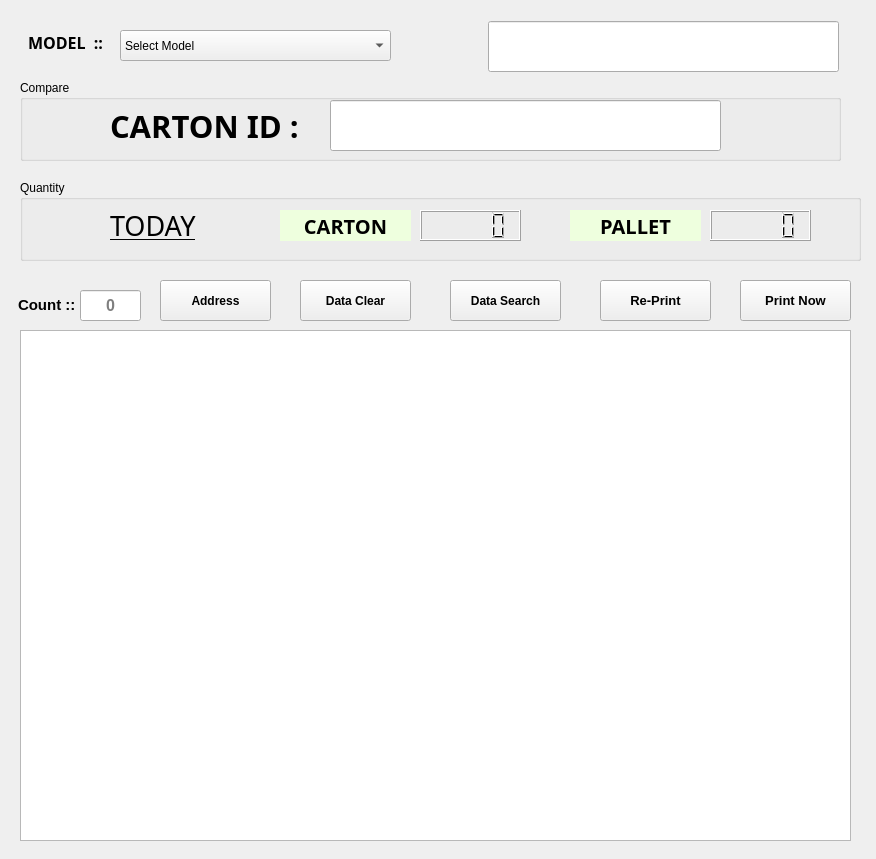
<?xml version="1.0" encoding="UTF-8"?>
<ui version="4.0">
 <class>Dialog</class>
 <widget class="QDialog" name="Dialog">
  <property name="geometry">
   <rect>
    <x>0</x>
    <y>0</y>
    <width>876</width>
    <height>859</height>
   </rect>
  </property>
  <property name="windowTitle">
   <string>Dialog</string>
  </property>
  <property name="windowIcon">
   <iconset>
    <normaloff>C:/Users/user/Pictures/pallet.png</normaloff>C:/Users/user/Pictures/pallet.png</iconset>
  </property>
  <widget class="QLabel" name="label">
   <property name="geometry">
    <rect>
     <x>28</x>
     <y>32</y>
     <width>91</width>
     <height>21</height>
    </rect>
   </property>
   <property name="font">
    <font>
     <family>Arial Black</family>
     <pointsize>12</pointsize>
     <weight>75</weight>
     <bold>true</bold>
    </font>
   </property>
   <property name="text">
    <string>MODEL  ::</string>
   </property>
  </widget>
  <widget class="QLineEdit" name="edit_ChoicedModel">
   <property name="geometry">
    <rect>
     <x>488</x>
     <y>21</y>
     <width>351</width>
     <height>51</height>
    </rect>
   </property>
   <property name="font">
    <font>
     <family>Arial</family>
     <pointsize>24</pointsize>
     <weight>75</weight>
     <bold>true</bold>
    </font>
   </property>
   <property name="alignment">
    <set>Qt::AlignCenter</set>
   </property>
   <property name="readOnly">
    <bool>true</bool>
   </property>
  </widget>
  <widget class="QComboBox" name="combo_ModelList">
   <property name="geometry">
    <rect>
     <x>120</x>
     <y>30</y>
     <width>271</width>
     <height>31</height>
    </rect>
   </property>
   <item>
    <property name="text">
     <string>Select Model</string>
    </property>
   </item>
  </widget>
  <widget class="QGroupBox" name="groupBox_2">
   <property name="geometry">
    <rect>
     <x>20</x>
     <y>180</y>
     <width>841</width>
     <height>81</height>
    </rect>
   </property>
   <property name="font">
    <font>
     <family>Arial</family>
    </font>
   </property>
   <property name="title">
    <string>Quantity</string>
   </property>
   <widget class="QLabel" name="label_4">
    <property name="geometry">
     <rect>
      <x>90</x>
      <y>30</y>
      <width>101</width>
      <height>31</height>
     </rect>
    </property>
    <property name="font">
     <font>
      <family>헤드라인</family>
      <pointsize>20</pointsize>
      <weight>50</weight>
      <bold>false</bold>
      <underline>true</underline>
     </font>
    </property>
    <property name="text">
     <string>TODAY</string>
    </property>
   </widget>
   <widget class="QLCDNumber" name="lcd_TodayCarton">
    <property name="geometry">
     <rect>
      <x>400</x>
      <y>30</y>
      <width>101</width>
      <height>31</height>
     </rect>
    </property>
   </widget>
   <widget class="QLCDNumber" name="lcd_TodayPallet">
    <property name="geometry">
     <rect>
      <x>690</x>
      <y>30</y>
      <width>101</width>
      <height>31</height>
     </rect>
    </property>
   </widget>
   <widget class="QLabel" name="label_8">
    <property name="geometry">
     <rect>
      <x>260</x>
      <y>30</y>
      <width>131</width>
      <height>31</height>
     </rect>
    </property>
    <property name="font">
     <font>
      <family>맑은 고딕</family>
      <pointsize>15</pointsize>
      <weight>75</weight>
      <bold>true</bold>
     </font>
    </property>
    <property name="styleSheet">
     <string notr="true">background-color:rgb(238, 255, 222);
color:black;</string>
    </property>
    <property name="text">
     <string>CARTON</string>
    </property>
    <property name="alignment">
     <set>Qt::AlignCenter</set>
    </property>
   </widget>
   <widget class="QLabel" name="label_9">
    <property name="geometry">
     <rect>
      <x>550</x>
      <y>30</y>
      <width>131</width>
      <height>31</height>
     </rect>
    </property>
    <property name="font">
     <font>
      <family>맑은 고딕</family>
      <pointsize>15</pointsize>
      <weight>75</weight>
      <bold>true</bold>
     </font>
    </property>
    <property name="styleSheet">
     <string notr="true">background-color:rgb(238, 255, 222);
color:black;</string>
    </property>
    <property name="text">
     <string>PALLET</string>
    </property>
    <property name="alignment">
     <set>Qt::AlignCenter</set>
    </property>
   </widget>
  </widget>
  <widget class="QGroupBox" name="groupBox">
   <property name="geometry">
    <rect>
     <x>20</x>
     <y>80</y>
     <width>821</width>
     <height>81</height>
    </rect>
   </property>
   <property name="title">
    <string>Compare</string>
   </property>
   <widget class="QLabel" name="label_11">
    <property name="geometry">
     <rect>
      <x>90</x>
      <y>30</y>
      <width>201</width>
      <height>31</height>
     </rect>
    </property>
    <property name="font">
     <font>
      <family>맑은 고딕</family>
      <pointsize>23</pointsize>
      <weight>75</weight>
      <bold>true</bold>
     </font>
    </property>
    <property name="text">
     <string>CARTON ID :</string>
    </property>
   </widget>
   <widget class="QLineEdit" name="edit_CartonID">
    <property name="geometry">
     <rect>
      <x>310</x>
      <y>20</y>
      <width>391</width>
      <height>51</height>
     </rect>
    </property>
    <property name="font">
     <font>
      <pointsize>23</pointsize>
     </font>
    </property>
    <property name="alignment">
     <set>Qt::AlignCenter</set>
    </property>
   </widget>
  </widget>
  <widget class="QPushButton" name="btn_PrdSearch">
   <property name="geometry">
    <rect>
     <x>450</x>
     <y>280</y>
     <width>111</width>
     <height>41</height>
    </rect>
   </property>
   <property name="font">
    <font>
     <weight>75</weight>
     <bold>true</bold>
    </font>
   </property>
   <property name="text">
    <string>Data Search</string>
   </property>
   <property name="autoDefault">
    <bool>false</bool>
   </property>
  </widget>
  <widget class="QPushButton" name="btn_Reprint">
   <property name="geometry">
    <rect>
     <x>600</x>
     <y>280</y>
     <width>111</width>
     <height>41</height>
    </rect>
   </property>
   <property name="font">
    <font>
     <pointsize>10</pointsize>
     <weight>75</weight>
     <bold>true</bold>
    </font>
   </property>
   <property name="text">
    <string>Re-Print</string>
   </property>
   <property name="autoDefault">
    <bool>false</bool>
   </property>
  </widget>
  <widget class="QPushButton" name="btn_DataClear">
   <property name="geometry">
    <rect>
     <x>300</x>
     <y>280</y>
     <width>111</width>
     <height>41</height>
    </rect>
   </property>
   <property name="font">
    <font>
     <weight>75</weight>
     <bold>true</bold>
    </font>
   </property>
   <property name="text">
    <string>Data Clear</string>
   </property>
   <property name="autoDefault">
    <bool>false</bool>
   </property>
  </widget>
  <widget class="QTableWidget" name="tableWidget">
   <property name="geometry">
    <rect>
     <x>20</x>
     <y>330</y>
     <width>831</width>
     <height>511</height>
    </rect>
   </property>
   <property name="focusPolicy">
    <enum>Qt::WheelFocus</enum>
   </property>
   <property name="verticalScrollBarPolicy">
    <enum>Qt::ScrollBarAsNeeded</enum>
   </property>
   <property name="horizontalScrollBarPolicy">
    <enum>Qt::ScrollBarAlwaysOff</enum>
   </property>
   <property name="autoScroll">
    <bool>true</bool>
   </property>
  </widget>
  <widget class="QLineEdit" name="edit_Grid_Cnt">
   <property name="enabled">
    <bool>true</bool>
   </property>
   <property name="geometry">
    <rect>
     <x>80</x>
     <y>290</y>
     <width>61</width>
     <height>31</height>
    </rect>
   </property>
   <property name="font">
    <font>
     <pointsize>12</pointsize>
     <weight>75</weight>
     <bold>true</bold>
    </font>
   </property>
   <property name="inputMask">
    <string/>
   </property>
   <property name="alignment">
    <set>Qt::AlignCenter</set>
   </property>
   <property name="readOnly">
    <bool>true</bool>
   </property>
   <property name="placeholderText">
    <string>0</string>
   </property>
  </widget>
  <widget class="QLabel" name="label_10">
   <property name="geometry">
    <rect>
     <x>18</x>
     <y>299</y>
     <width>56</width>
     <height>12</height>
    </rect>
   </property>
   <property name="font">
    <font>
     <pointsize>11</pointsize>
     <weight>75</weight>
     <bold>true</bold>
    </font>
   </property>
   <property name="text">
    <string>Count :: </string>
   </property>
  </widget>
  <widget class="QPushButton" name="btn_PrintNow">
   <property name="geometry">
    <rect>
     <x>740</x>
     <y>280</y>
     <width>111</width>
     <height>41</height>
    </rect>
   </property>
   <property name="font">
    <font>
     <pointsize>10</pointsize>
     <weight>75</weight>
     <bold>true</bold>
    </font>
   </property>
   <property name="text">
    <string>Print Now</string>
   </property>
   <property name="autoDefault">
    <bool>false</bool>
   </property>
  </widget>
  <widget class="QPushButton" name="btn_AddressAdd">
   <property name="geometry">
    <rect>
     <x>160</x>
     <y>280</y>
     <width>111</width>
     <height>41</height>
    </rect>
   </property>
   <property name="font">
    <font>
     <weight>75</weight>
     <bold>true</bold>
    </font>
   </property>
   <property name="text">
    <string>Address</string>
   </property>
   <property name="autoDefault">
    <bool>false</bool>
   </property>
  </widget>
 </widget>
 <tabstops>
  <tabstop>edit_CartonID</tabstop>
  <tabstop>btn_PrintNow</tabstop>
  <tabstop>combo_ModelList</tabstop>
  <tabstop>edit_ChoicedModel</tabstop>
  <tabstop>tableWidget</tabstop>
  <tabstop>btn_Reprint</tabstop>
  <tabstop>btn_PrdSearch</tabstop>
  <tabstop>btn_DataClear</tabstop>
  <tabstop>edit_Grid_Cnt</tabstop>
 </tabstops>
 <resources/>
 <connections>
  <connection>
   <sender>btn_DataClear</sender>
   <signal>clicked()</signal>
   <receiver>Dialog</receiver>
   <slot>btnDataClearClicked()</slot>
   <hints>
    <hint type="sourcelabel">
     <x>335</x>
     <y>304</y>
    </hint>
    <hint type="destinationlabel">
     <x>249</x>
     <y>298</y>
    </hint>
   </hints>
  </connection>
  <connection>
   <sender>btn_PrdSearch</sender>
   <signal>clicked()</signal>
   <receiver>Dialog</receiver>
   <slot>btnDataSearchClicked()</slot>
   <hints>
    <hint type="sourcelabel">
     <x>457</x>
     <y>298</y>
    </hint>
    <hint type="destinationlabel">
     <x>420</x>
     <y>296</y>
    </hint>
   </hints>
  </connection>
  <connection>
   <sender>btn_Reprint</sender>
   <signal>clicked()</signal>
   <receiver>Dialog</receiver>
   <slot>btnRePrintClicked()</slot>
   <hints>
    <hint type="sourcelabel">
     <x>603</x>
     <y>301</y>
    </hint>
    <hint type="destinationlabel">
     <x>568</x>
     <y>281</y>
    </hint>
   </hints>
  </connection>
  <connection>
   <sender>btn_PrintNow</sender>
   <signal>clicked()</signal>
   <receiver>Dialog</receiver>
   <slot>btnPrintNowClicked()</slot>
   <hints>
    <hint type="sourcelabel">
     <x>753</x>
     <y>303</y>
    </hint>
    <hint type="destinationlabel">
     <x>716</x>
     <y>313</y>
    </hint>
   </hints>
  </connection>
  <connection>
   <sender>combo_ModelList</sender>
   <signal>currentIndexChanged(QString)</signal>
   <receiver>Dialog</receiver>
   <slot>comboModelChanged()</slot>
   <hints>
    <hint type="sourcelabel">
     <x>375</x>
     <y>39</y>
    </hint>
    <hint type="destinationlabel">
     <x>429</x>
     <y>9</y>
    </hint>
   </hints>
  </connection>
  <connection>
   <sender>edit_CartonID</sender>
   <signal>returnPressed()</signal>
   <receiver>Dialog</receiver>
   <slot>InputCartonCheck()</slot>
   <hints>
    <hint type="sourcelabel">
     <x>687</x>
     <y>126</y>
    </hint>
    <hint type="destinationlabel">
     <x>713</x>
     <y>172</y>
    </hint>
   </hints>
  </connection>
  <connection>
   <sender>btn_AddressAdd</sender>
   <signal>clicked()</signal>
   <receiver>Dialog</receiver>
   <slot>btnAddressAddClicked()</slot>
   <hints>
    <hint type="sourcelabel">
     <x>197</x>
     <y>307</y>
    </hint>
    <hint type="destinationlabel">
     <x>143</x>
     <y>272</y>
    </hint>
   </hints>
  </connection>
 </connections>
 <slots>
  <slot>btnDataClearClicked()</slot>
  <slot>btnDataSearchClicked()</slot>
  <slot>btnRePrintClicked()</slot>
  <slot>btnPrintNowClicked()</slot>
  <slot>comboModelChanged()</slot>
  <slot>InputCartonCheck()</slot>
  <slot>btnAddressAddClicked()</slot>
 </slots>
</ui>
